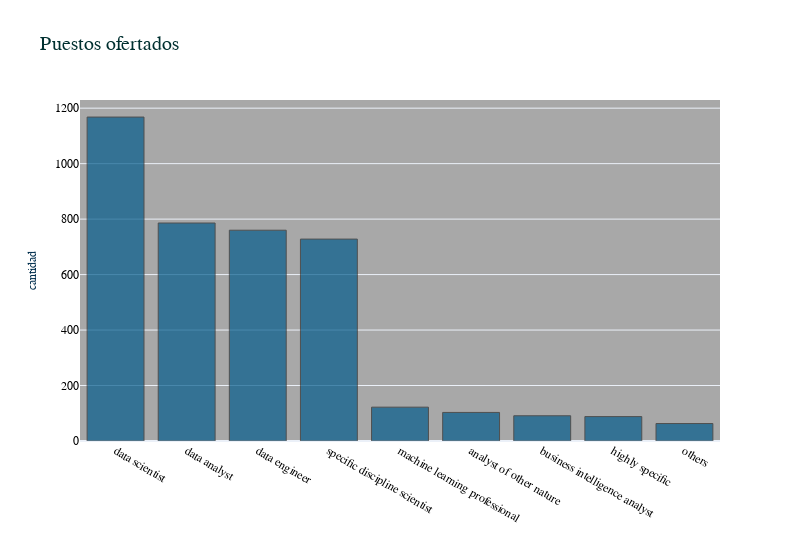

Here is the notebook cell this chart was saved with:
### Markdown cell above
### Distribución de puestos ofertados

### Code cell
my_bar_count(df,'v_job_title','Puestos ofertados','','cantidad')

### Figure 1 — Plotly figure (JSON) as saved in the notebook; plotly's stock layout.template omitted (floating-point values rounded to 4 significant figures)
{"data": [{"marker": {"color": "#045C8C", "line": {"color": "rgba(43, 43, 43, 1.0)", "width": 1}}, "name": "v_job_title", "opacity": 0.7, "orientation": "v", "text": "", "type": "bar", "x": ["data scientist", "data analyst", "data engineer", "specific discipline scientist", "machine learning professional", "analyst of other nature", "business intelligence analyst", "highly specific", "others"], "y": [1168, 786, 760, 728, 122, 103, 91, 88, 63]}], "layout": {"font": {"color": "black", "family": "Courier New, monospace"}, "plot_bgcolor": "rgb(168,168,168)", "title": {"font": {"color": "#003030", "family": "Arial", "size": 20}, "text": "Puestos ofertados"}, "width": 800, "xaxis": {"title": {"font": {"color": "#002e4d", "family": "Courier New, monospace", "size": 12}, "text": ""}}, "yaxis": {"title": {"font": {"color": "#002e4d", "family": "Courier New, monospace", "size": 12}, "text": "cantidad"}}}}
